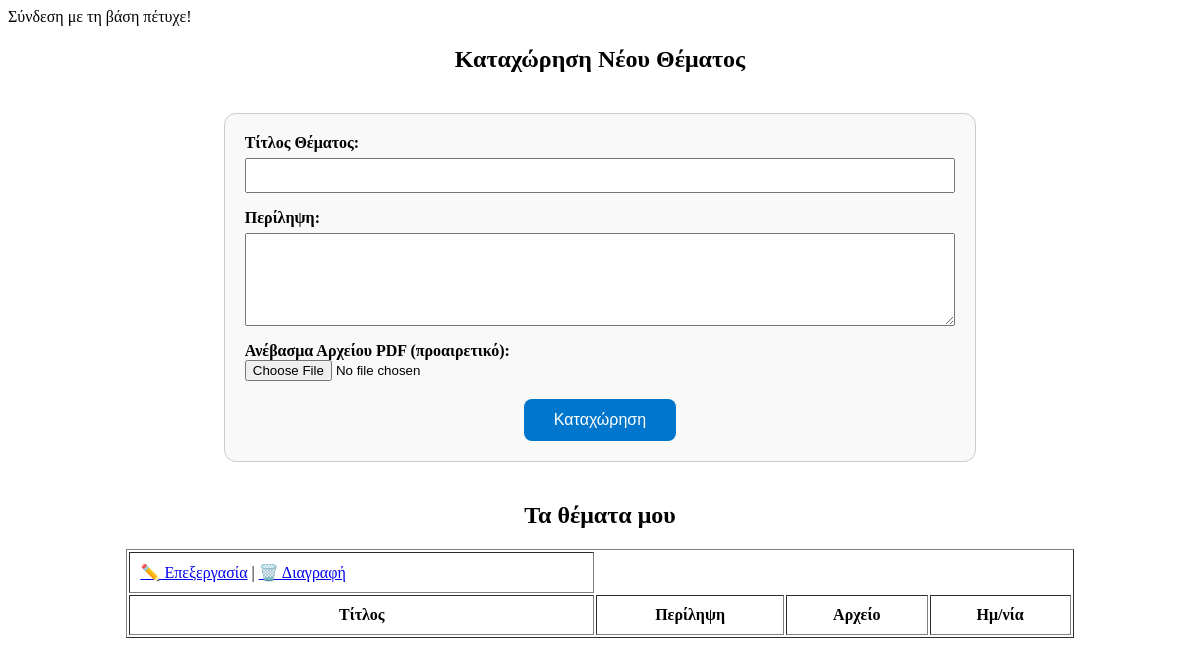
The app's page /demo/create_or_edit_topics.php (signed in), older data.
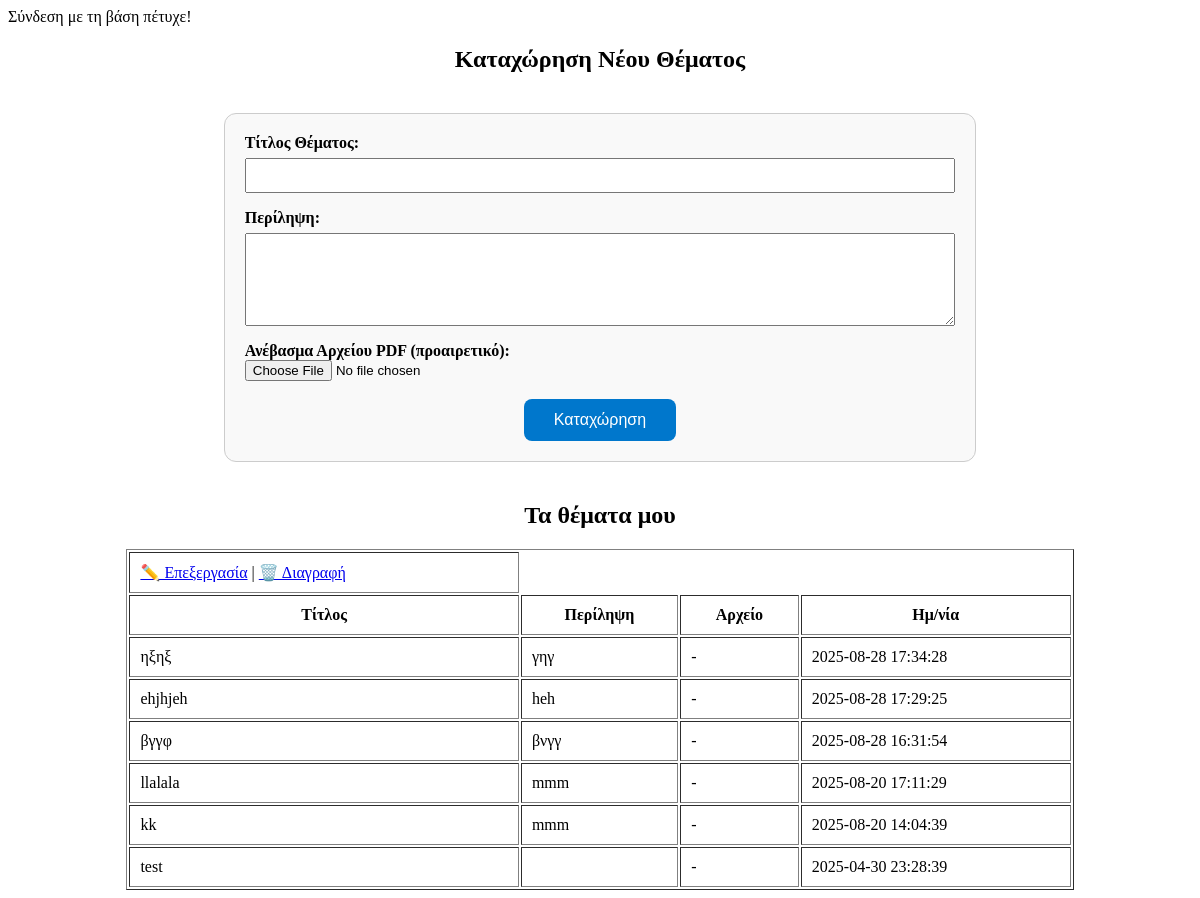
The same page, newer data.
### tables this page shows
CREATE TABLE `topics` (
  `id` int(11) UNSIGNED NOT NULL,
  `teacher_id` int(11) NOT NULL,
  `title` varchar(255) NOT NULL,
  `summary` text DEFAULT NULL,
  `pdf_path` varchar(255) DEFAULT NULL,
  `created_at` timestamp NOT NULL DEFAULT current_timestamp(),
  `assigned_time` datetime NOT NULL DEFAULT current_timestamp(),
  `confirmed_time` datetime DEFAULT NULL,
  `assigned_to` int(11) DEFAULT NULL,
  `status` enum('completed','available','temporary','confirmed','cancelled','for examination','awaiting_committee') DEFAULT 'available',
  `deadline` date DEFAULT NULL,
  `exam_datetime` datetime DEFAULT NULL,
  `exam_mode` enum('onsite','online') DEFAULT 'onsite',
  `exam_location` varchar(255) DEFAULT NULL,
  `extra_links` text DEFAULT NULL,
  `draft_pdf_path` varchar(255) DEFAULT NULL,
  `repository_url` varchar(255) DEFAULT NULL,
  `final_grade` float DEFAULT NULL,
  `cancel_reason` varchar(200) NOT NULL,
  `cancel_info` varchar(200) NOT NULL
);

### demo/create_or_edit_topics.php (the view, shortened to what this page needs)
<?php
require 'config.php';
$teacher_id = $_SESSION["userid"];
?>
<!DOCTYPE html>
<html lang="el">
<head>
</head>
<body>
<h2 style="text-align: center;">Καταχώρηση Νέου Θέματος</h2>
<form method="post" enctype="multipart/form-data">
    <label>Τίτλος Θέματος:</label><br>
    <input type="text" name="title" required><br>
    <label>Περίληψη:</label><br>
    <textarea name="summary" rows="5"></textarea><br>
    <label>Ανέβασμα Αρχείου PDF (προαιρετικό):</label><br>
    <input type="file" name="pdf" accept=".pdf"><br><br>
    <div style="text-align: center;">
        <button type="submit" class="submit-btn"> Καταχώρηση</button>
    </div>
</form>
<h2 style="text-align:center;">Τα θέματα μου</h2>
<table border="1" width="80%" align="center" cellpadding="10">
    <td>
        <a href="edit_topic.php?id=<?= $row['id'] ?>">✏️ Επεξεργασία</a> |
        <a href="delete_topic.php?id=<?= $row['id'] ?>" onclick="return confirm('Είστε σίγουρος ότι θέλετε να διαγράψετε το θέμα;')">🗑️ Διαγραφή</a>
    </td>
    <tr>
        <th>Τίτλος</th>
        <th>Περίληψη</th>
        <th>Αρχείο</th>
        <th>Ημ/νία</th>
    </tr>
    <?php
    $stmt = $db->prepare("SELECT * FROM topics WHERE teacher_id = ? ORDER BY created_at DESC");
    $stmt->bind_param("i", $teacher_id);
    $stmt->execute();
    $result = $stmt->get_result();
    while ($row = $result->fetch_assoc()): ?>
        <tr>
            <td><?= htmlspecialchars($row['title']) ?></td>
            <td><?= htmlspecialchars($row['summary']) ?></td>
            <td>
                <?php if ($row['pdf_path']): ?>
                    <a href="<?= $row['pdf_path'] ?>" target="_blank">Προβολή</a>
                <?php else: ?>
                    -
                <?php endif; ?>
            </td>
            <td><?= $row['created_at'] ?></td>
        </tr>
    <?php endwhile; ?>
</table>
</body>
</html>
</body>
</html>

Row changes from the older to the newer data that the page shows:
added topics: title "ηξηξ", summary "γηγ", created_at "2025-08-28 17:34:28"
added topics: title "ehjhjeh", summary "heh", created_at "2025-08-28 17:29:25"
added topics: title "βγγφ", summary "βνγγ", created_at "2025-08-28 16:31:54"
added topics: title "llalala", summary "mmm", created_at "2025-08-20 17:11:29"
added topics: title "kk", summary "mmm", created_at "2025-08-20 14:04:39"
added topics: title "test", created_at "2025-04-30 23:28:39"
